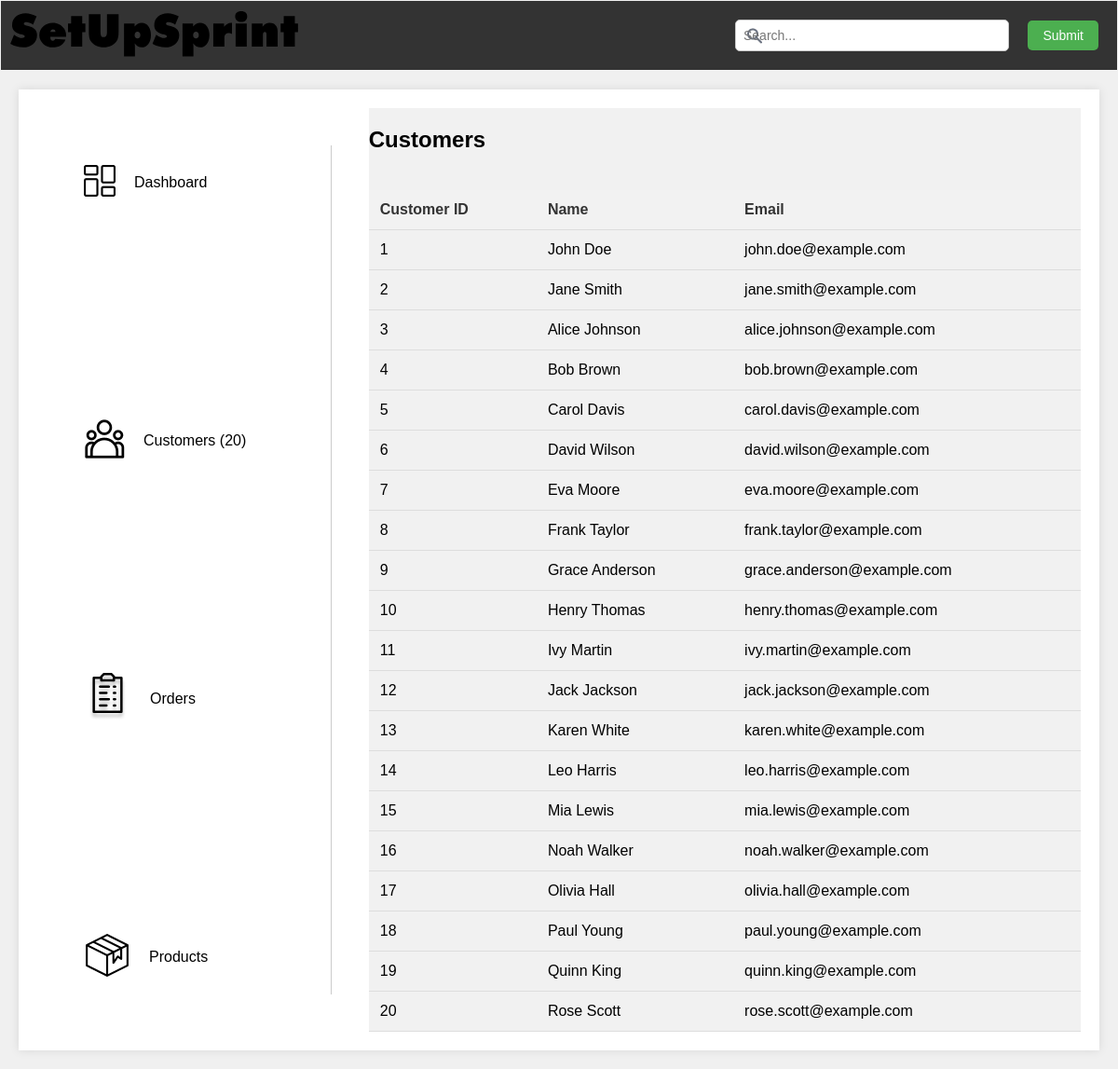
The page /admin/adminCustomers.php on the database as committed earlier.
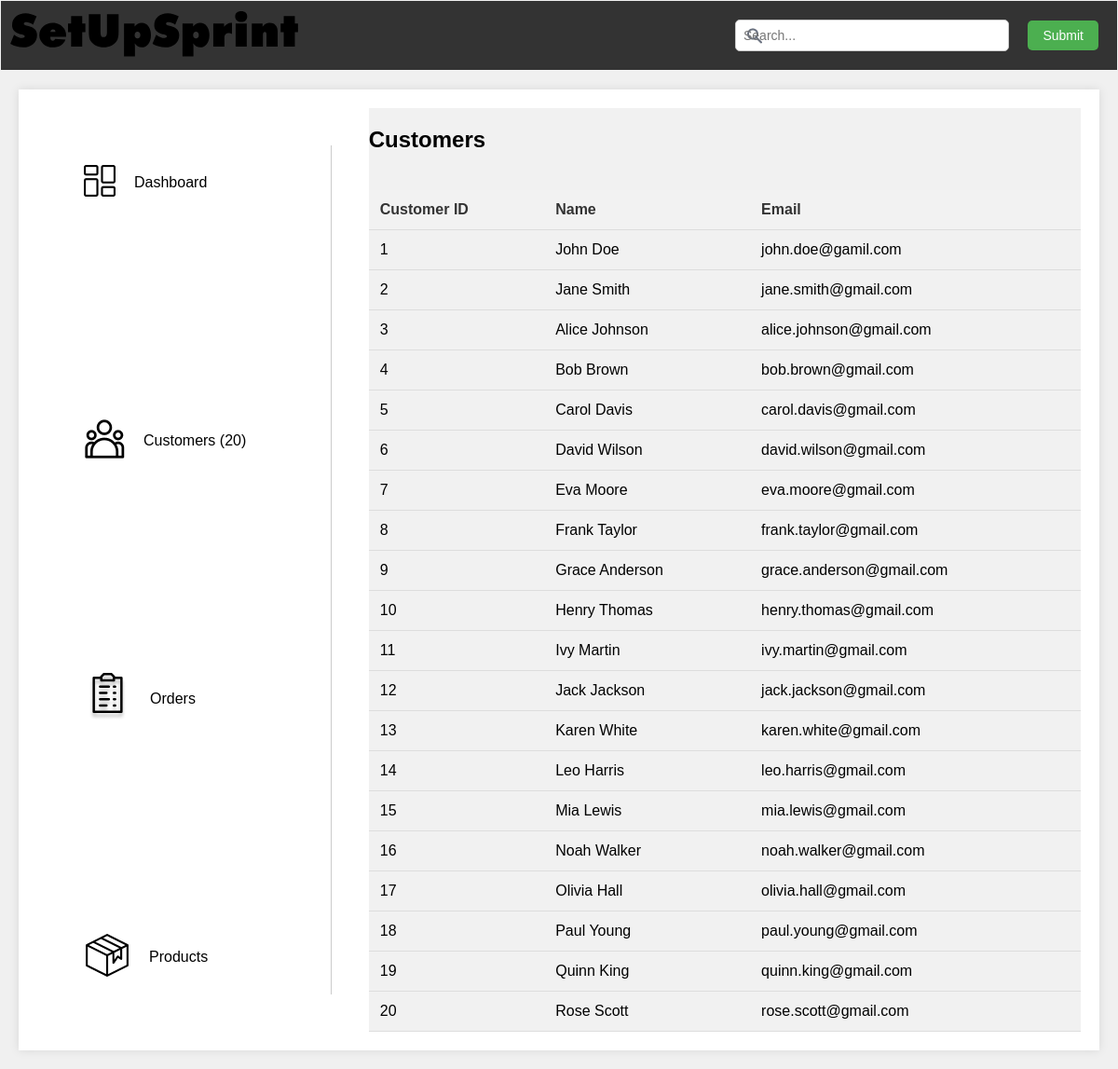
The same page on the database as committed later.
### tables this page shows
CREATE TABLE clients (
  ClientID int(11) NOT NULL AUTO_INCREMENT,
  FirstName varchar(255) NOT NULL,
  LastName varchar(255) NOT NULL,
  Email varchar(255) NOT NULL,
  Password varchar(255) NOT NULL,
  Address varchar(255),
  PhoneNumber varchar(20),
  PRIMARY KEY (ClientID),
  UNIQUE KEY Email (Email)
);

### admin/adminCustomers.php (the view, shortened to what this page needs)
<?php
include_once 'db_connect.php';
function getAllCustomers($conn) {
    $sql = "SELECT ClientID, FirstName, LastName, Email FROM clients";
    $result = $conn->query($sql);
    if ($result->num_rows > 0) {
        return $result->fetch_all(MYSQLI_ASSOC);
    } else {
        return [];
    }
}
$customers = getAllCustomers($conn);
?>
<!DOCTYPE html>
<html lang="en">
<head>
    <link rel="stylesheet" href="admin.css">
</head>
<body>
<nav>
    <div>
        <img src="../assets/images/SetUpSprint.svg" class="logo" alt="Logo">
    </div>
    <div style="flex-basis: auto;">
        <form class="search-form">
            <input type="text" class="search-input" placeholder="Search...">
            <button type="submit" class="submit-btn">Submit</button>
        </form>
    </div>
</nav>
<div class="mpage">
    <div class="lfttable">
        <div class="tablrow">
            <div class="tablecol"> <img src="../assets/images/dashboard.png" > </div>
            <div class="tablecol"> <a href="adminDashboard.php"> Dashboard </a> </div>
        </div>
        <div class="tablrow">
            <div class="tablecol"> <img src="../assets/images/costumers.png" > </div>
            <div class="tablecol"> <a href="adminCustomers.php"> Customers (<?php echo count($customers); ?>) </a> </div>
        </div>
        <div class="tablrow">
            <div class="tablecol"> <img src="../assets/images/orders.png" > </div>
            <div class="tablecol"> <a href="adminOrders.php"> Orders </a> </div>
        </div>
        <div class="tablrow">
            <div class="tablecol"> <img src="../assets/images/products.png" > </div>
            <div class="tablecol"> <a href="adminProducts.php"> Products </a> </div>
        </div>
    </div>
    <div class="rgtcontent">
        <h2>Customers</h2>
        <table>
            <tr><th>Customer ID</th><th>Name</th><th>Email</th></tr>
            <?php foreach ($customers as $customer) { ?>
                <tr>
                    <td><?php echo $customer['ClientID']; ?></td>
                    <td><?php echo $customer['FirstName'] . ' ' . $customer['LastName']; ?></td>
                    <td><?php echo $customer['Email']; ?></td>
                </tr>
            <?php } ?>
        </table>
    </div>
</div>
</body>
</html>

### admin/admin.css (style rules this page uses)
body { margin: 0; font-family: Arial, sans-serif; }
.tablrow { display: flex; align-items: center; }
.tablecol { margin: 10px; }
nav { background-color: #ffffff; border: #f1f1f1 solid 1px; padding: 20px; display: flex; }
.search-form { position: relative; width: 400px; display: flex; margin-left: 30px; }
.search-input { width: 100%; background-image: url(assets/searchsearch.png); background-repeat: no-repeat; background-position: 10px center; background-size: 20px; padding: 10px 40px; border-radius: 40px; }
.submit-btn { padding: 5px 10px; margin: 5px 10px; background-color: #b6b4b4; border: none; border-radius: 4px; color: white; cursor: pointer; }
a { color: inherit; text-decoration: none; }
.tbl3 td, th { padding: 15px 1px; }
.lfttable { float: left; margin: 40px; }
.rgtcontent { background-color: #f1f1f1; display: flex; flex-direction: column; }
.lfttable { display: flex; flex-direction: column; justify-content: space-between; }
.tablrow { display: flex; text-align: center; flex-basis: 80px; }

### admin/adminCustomers.php (style rules this page uses)
body { font-family: Arial, sans-serif; margin: 0; padding: 0; background-color: #f0f0f0; }
nav { background-color: #333; color: #fff; padding: 10px; display: flex; justify-content: space-between; align-items: center; }
.logo { height: 50px; width: auto; }
.search-form { display: flex; align-items: center; }
.search-input { padding: 8px; margin-right: 10px; border: 1px solid #ccc; border-radius: 5px; font-size: 14px; }
.submit-btn { padding: 8px 16px; background-color: #4CAF50; color: white; border: none; border-radius: 5px; cursor: pointer; font-size: 14px; }
.mpage { display: flex; justify-content: space-between; margin: 20px; padding: 20px; background-color: #fff; box-shadow: 0 0 10px rgba(0, 0, 0, 0.1); }
.lfttable { flex: 1; padding-right: 20px; border-right: 1px solid #ccc; }
.rgtcontent { flex: 3; }
table { width: 100%; border-collapse: collapse; margin-top: 20px; }
th, td { padding: 12px; text-align: left; border-bottom: 1px solid #ddd; }
th { background-color: #f2f2f2; color: #333; }

Rows that differ between the two databases and show on the page:
changed clients "John": Email "john.doe@example.com" → "john.doe@gamil.com"
changed clients "Jane": Email "jane.smith@example.com" → "jane.smith@gmail.com"
changed clients "Alice": Email "alice.johnson@example.com" → "alice.johnson@gmail.com"
changed clients "Bob": Email "bob.brown@example.com" → "bob.brown@gmail.com"
changed clients "Carol": Email "carol.davis@example.com" → "carol.davis@gmail.com"
changed clients "David": Email "david.wilson@example.com" → "david.wilson@gmail.com"
changed clients "Eva": Email "eva.moore@example.com" → "eva.moore@gmail.com"
changed clients "Frank": Email "frank.taylor@example.com" → "frank.taylor@gmail.com"
changed clients "Grace": Email "grace.anderson@example.com" → "grace.anderson@gmail.com"
changed clients "Henry": Email "henry.thomas@example.com" → "henry.thomas@gmail.com"
changed clients "Ivy": Email "ivy.martin@example.com" → "ivy.martin@gmail.com"
changed clients "Jack": Email "jack.jackson@example.com" → "jack.jackson@gmail.com"
changed clients "Karen": Email "karen.white@example.com" → "karen.white@gmail.com"
changed clients "Leo": Email "leo.harris@example.com" → "leo.harris@gmail.com"
changed clients "Mia": Email "mia.lewis@example.com" → "mia.lewis@gmail.com"
changed clients "Noah": Email "noah.walker@example.com" → "noah.walker@gmail.com"
changed clients "Olivia": Email "olivia.hall@example.com" → "olivia.hall@gmail.com"
changed clients "Paul": Email "paul.young@example.com" → "paul.young@gmail.com"
changed clients "Quinn": Email "quinn.king@example.com" → "quinn.king@gmail.com"
changed clients "Rose": Email "rose.scott@example.com" → "rose.scott@gmail.com"
